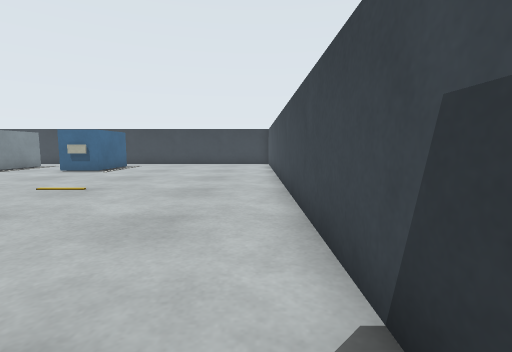
[1] (above)

23 first-person views from a walk through a robot-simulator world made for Gazebo. The camera is 0.22 m above the floor, tilts 6° down and sees 85° across. The floor is counted in squares, 0.2 m on a side. Each view is taken from the middle of a square. On the plan, view 1 faces up. The plan holds only what a view shows up to about 12 squares ahead; the rest is blank.

[2]
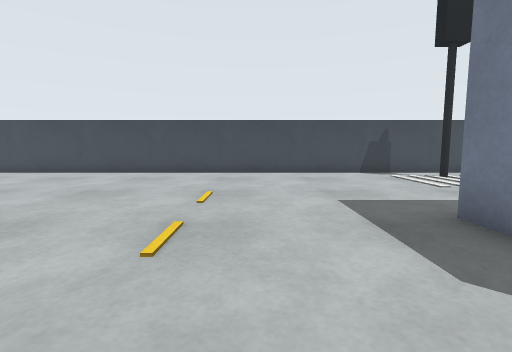

[3]
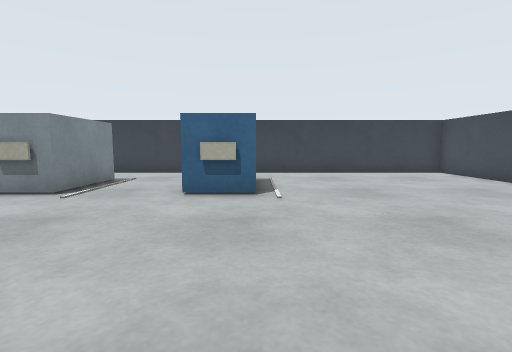

[4]
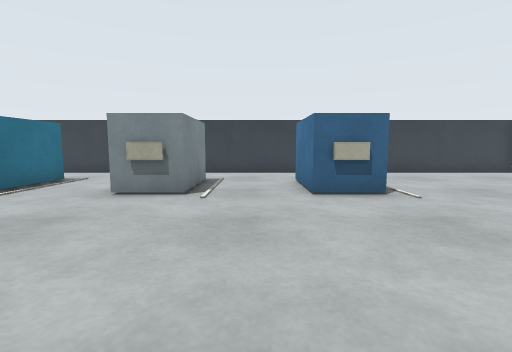

[5]
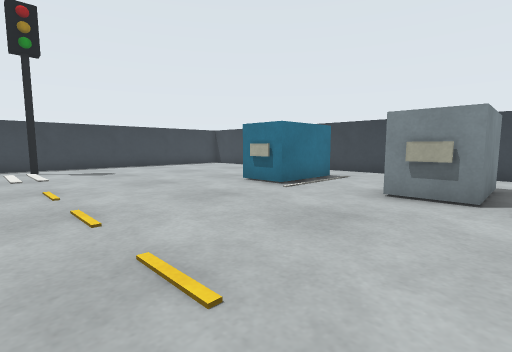

[6]
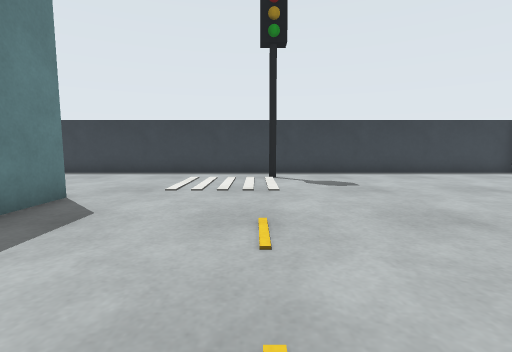

[7]
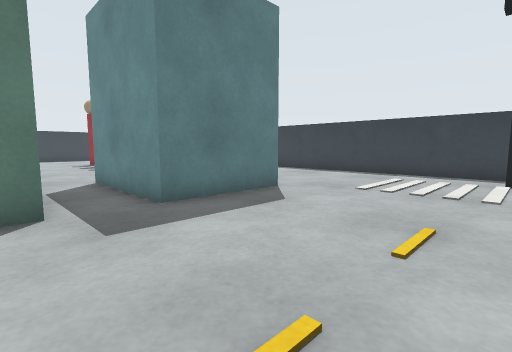

[8]
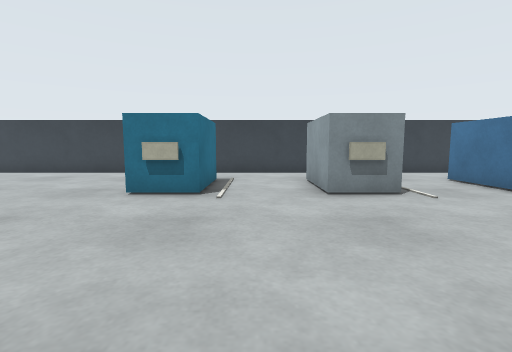

[9]
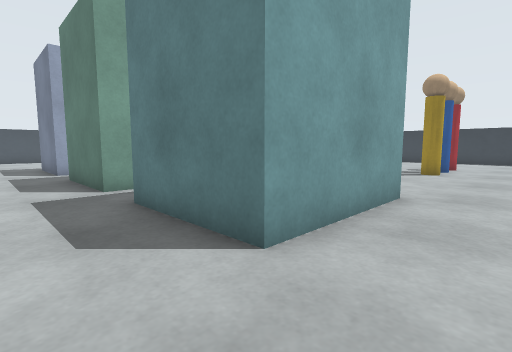

[10]
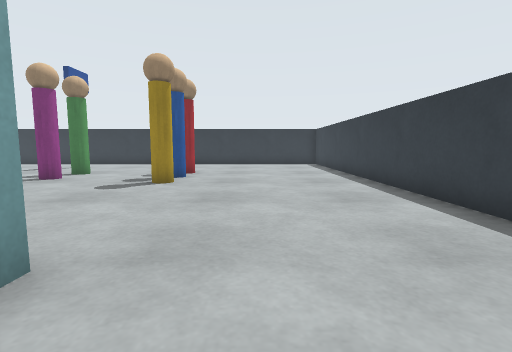

[11]
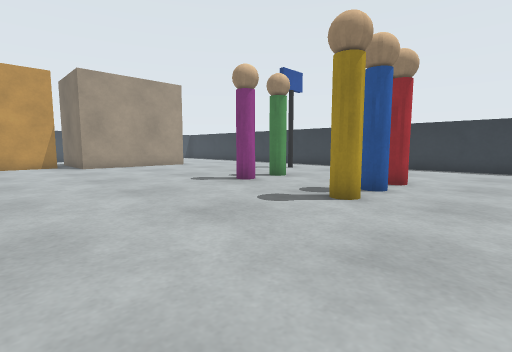

[12]
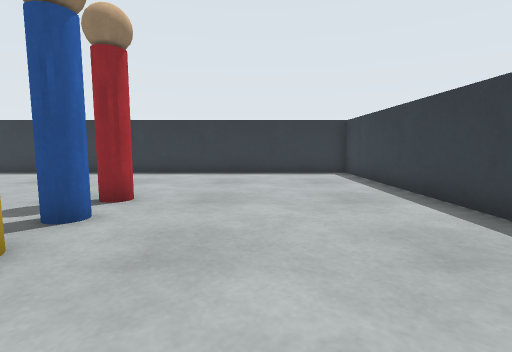

[13]
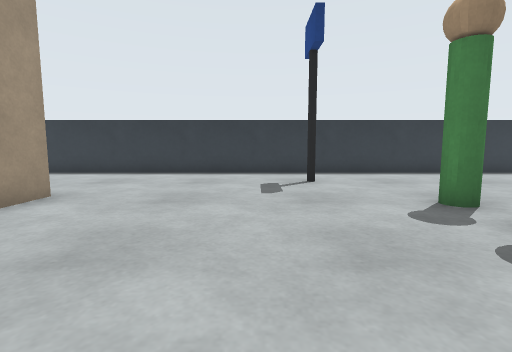

[14]
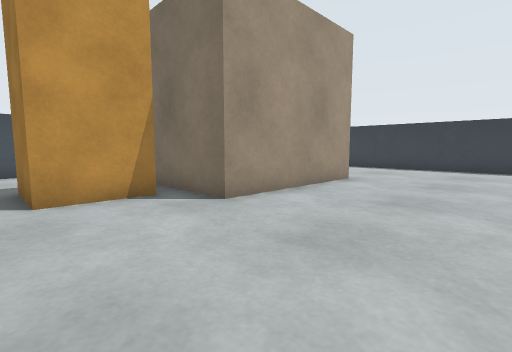

[15]
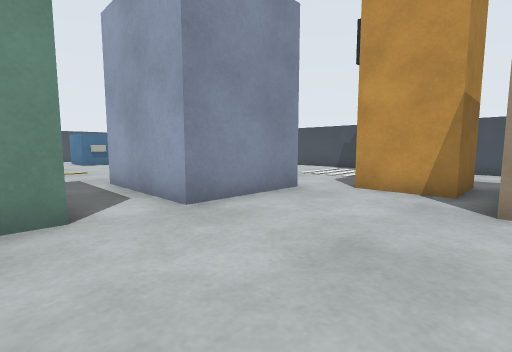

[16]
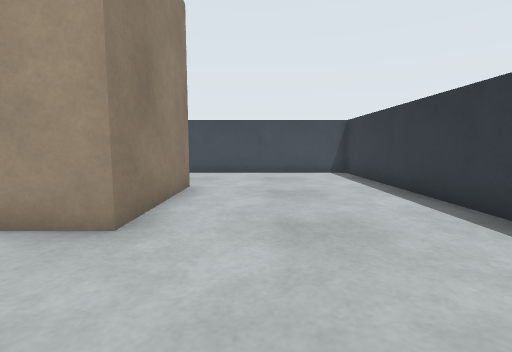

[17]
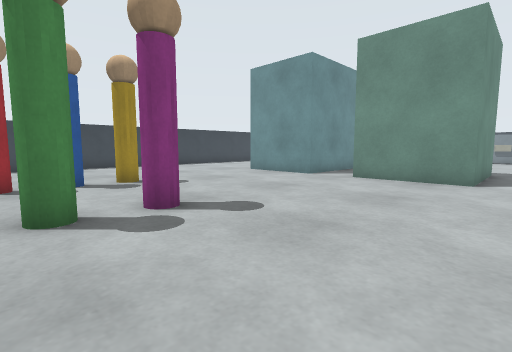

[18]
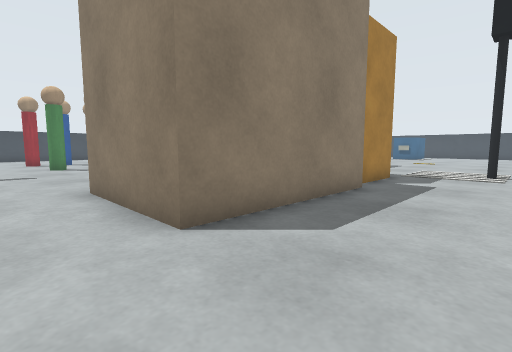

[19]
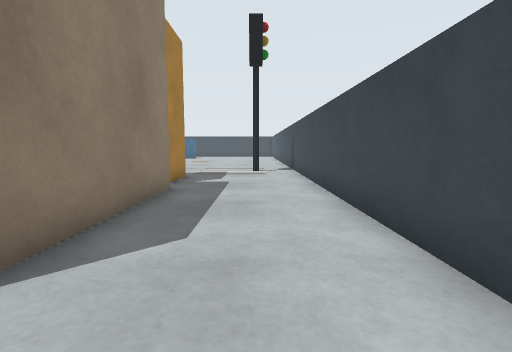

[20]
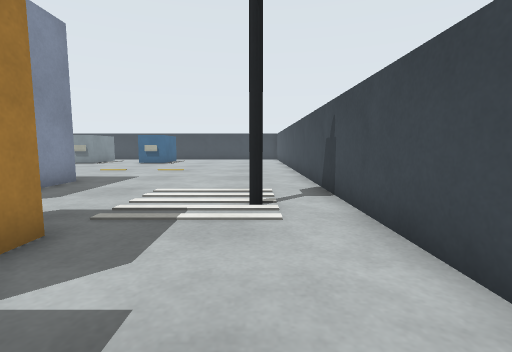

[21]
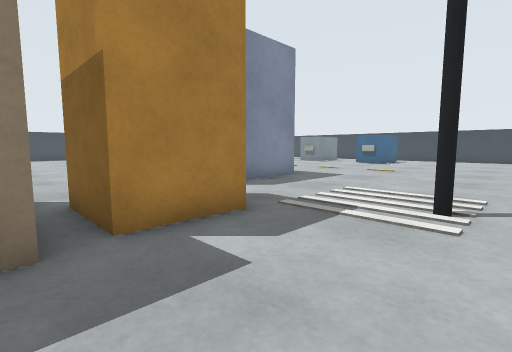

[22]
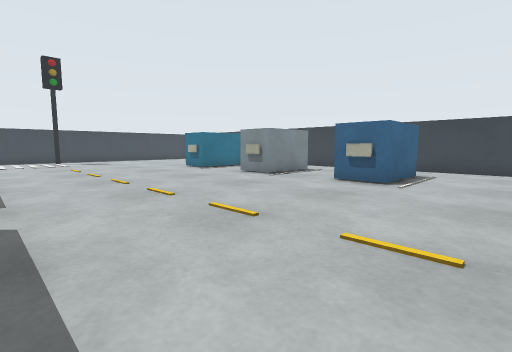

[23]
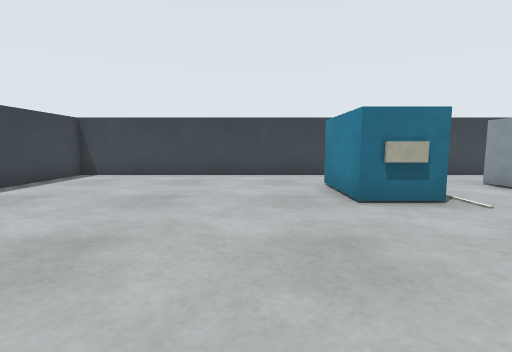

### Floor plan
Key: @ floor where view 1 was taken; # wall or solid block; . floor; B building; P pole; L black box; G grey box; U blue box; W white box; C cyan box; E beige ball; Y yellow pole; A blue pole; M magenta pole; R green pole; F red pole; K dark grey pole; N orange box.
Columns run from 27 left of view 1 to 1 right of it. Each row starts with its distance up from view 1.
 18 #############################
 17 #...........................#
 16 #...........................#
 15 #........C C..GG..U U.......#
 14 #........C C..GG..U U.......#
 13 #........C C..GG..U U.......#
 12 #.........W...W....W........#
 11 #...........................#
 10 #...........................#
  9 #...........................#
  8 #.P.........................#
  7 #.L.........................#
  6 #...........................#
  5 #...........................#
  4 #...........................#
  3 #.....BBBB..BBBB.BBBB.......#
  2 #.....B  B..B  B.B  B.......#
  1 #.....B  B..   B.B  B.......#
  0 #.....B  B..   B.B  B......@#
 -1 #.....B BB..BBBB.BBBB.....P.#
 -2 #.........................L.#
 -3 #....................NNN....#
 -4 #....................N N....#
 -5 #....................NNN....#
 -6 #...................BBBBB...#
 -7 #......E............B   B...#
 -8 #......Y...M........B   B...#
 -9 #......A...E........B   B...#
-10 #......E...R........B   B...#
-11 #......F...E........BBBBB...#
-12 #......E....................#
-13 #...........................#
-14 #............K..............#
-15 #...........................#
-16 #...........................#
-17 #############################

Positions as (right, up) in squares from view 1, and headings:
1: (0, 0), facing up
2: (-11, 6), facing right
3: (-7, 6), facing up
4: (-10, 6), facing up
5: (-11, 6), facing up-left
6: (-15, 7), facing left
7: (-15, 8), facing down-left
8: (-15, 6), facing up
9: (-23, 5), facing down-right
10: (-23, 1), facing down
11: (-23, -2), facing down-right
12: (-23, -5), facing down
13: (-12, -5), facing down
14: (-12, -2), facing down-right
15: (-13, -6), facing up-right
16: (-11, -13), facing right
17: (-11, -11), facing up-left
18: (0, -13), facing up-left
19: (-1, -13), facing up
20: (-1, -6), facing up
21: (0, -6), facing up-left
22: (-4, 4), facing up-left
23: (-20, 7), facing up
